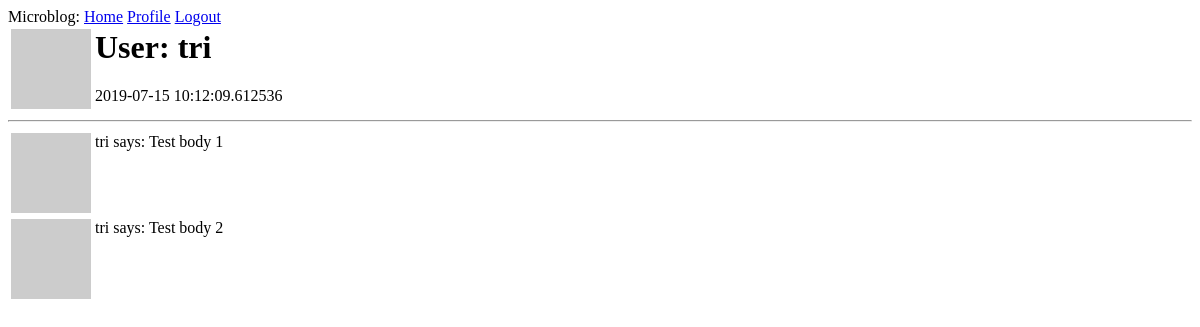
Page /user/tri (signed in) on the earlier database version.
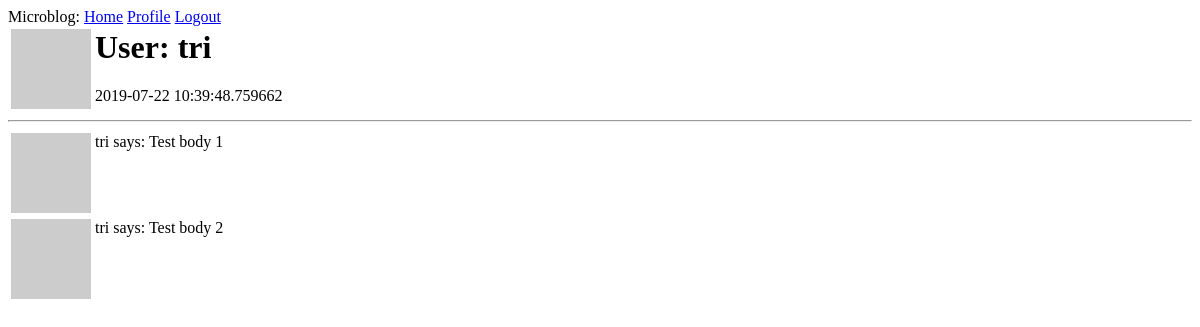
Same page on the later database version.
### app/models.py (models this page shows, shortened)
class User(UserMixin,db.Model):
    id = db.Column(db.Integer, primary_key = True)
    username = db.Column(db.String(64), index = True, unique = True)
    email = db.Column(db.String(120), index = True, unique = True)
    password_hash = db.Column(db.String(128))
    about_me = db.Column(db.String(256))
    last_seen = db.Column(db.DateTime, default=datetime.utcnow)
    def avatar(self, size):
        digest = md5(self.email.lower().encode('utf-8')).hexdigest()
        return 'https://www.gravatar.com/avatar/{}?d=identicon&s={}'.format(digest, size)

### app/routes.py (the view)
@app.route('/user/<username>')
@login_required
def user(username):
    user = User.query.filter_by(username=username).first_or_404()
    posts = [{'author': user, 'body': 'Test body 1'},
             {'author': user, 'body': 'Test body 2'}
             ]
    return render_template("user.html", user=user, posts=posts)

### app/models.py (called while the page is built)
@login.user_loader
def load_user(id):
    return User.query.get(int(id))

### app/routes.py (called while the page is built)
@app.before_request
def before_request():
    if current_user.is_authenticated:
        current_user.last_seen = datetime.utcnow()
        db.session.commit()

### app/templates/user.html (shortened to what this page needs)
{% extends "base.html" %}
{% block content %}
    <table>
        <tr valign="top">
            <td><img src="{{user.avatar(128)}}"></td>
            <td><h1>User: {{user.username}}</h1>
                {% if user.last_seen %}
                <p>{{user.last_seen}}</p>
                {% endif %}
            </td>
        </tr>
    </table>
    <hr>
    {% for post in posts %}
    <table>
        <tr valign="top">
            <td><img src="{{user.avatar(80)}}"></td>
            <td>{{post.author.username}} says: {{post.body}}</td>
        </tr>
    </table>
    {% endfor %}
{% endblock %}

Differences in the rows shown:
changed User "tri": last_seen "2019-07-15 10:12:09.612536" → "2019-07-22 10:39:48.759662"
